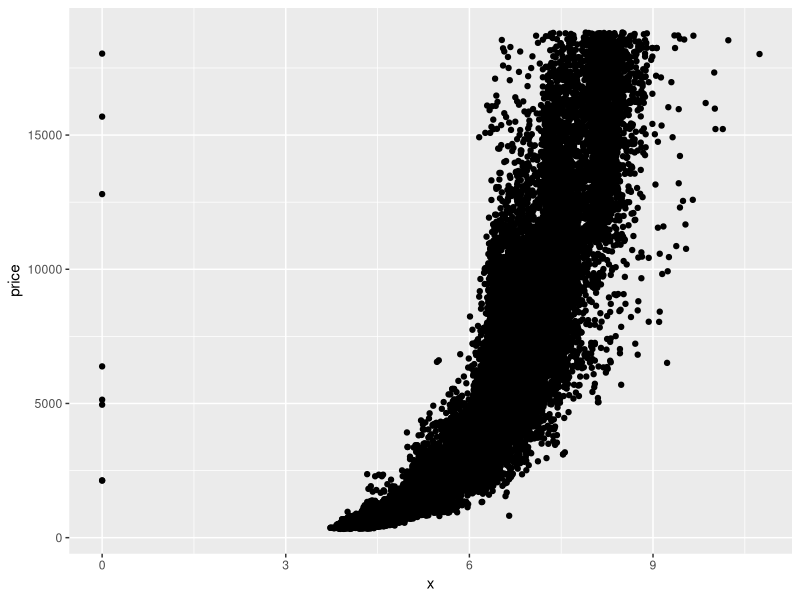
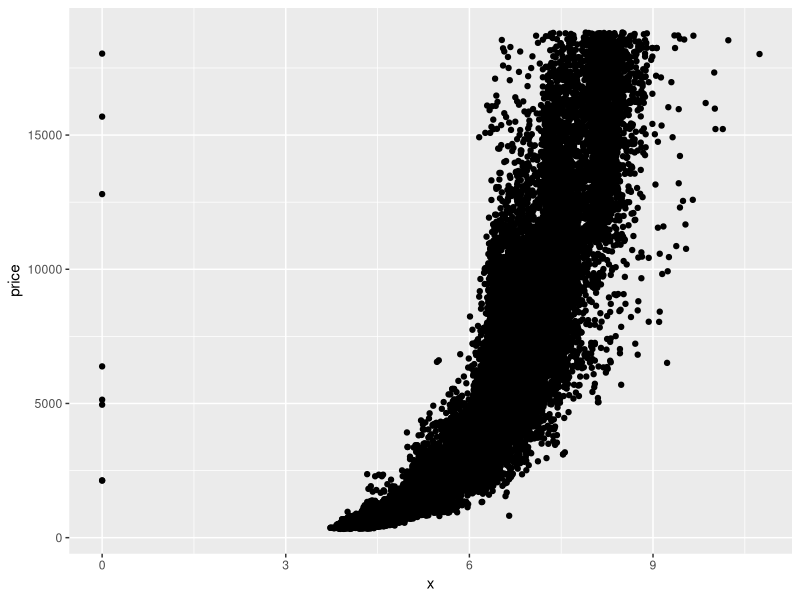
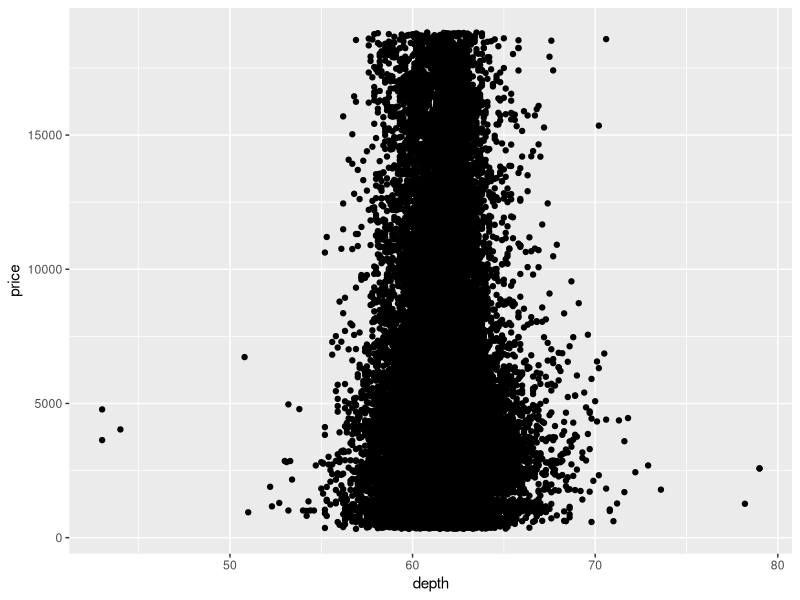
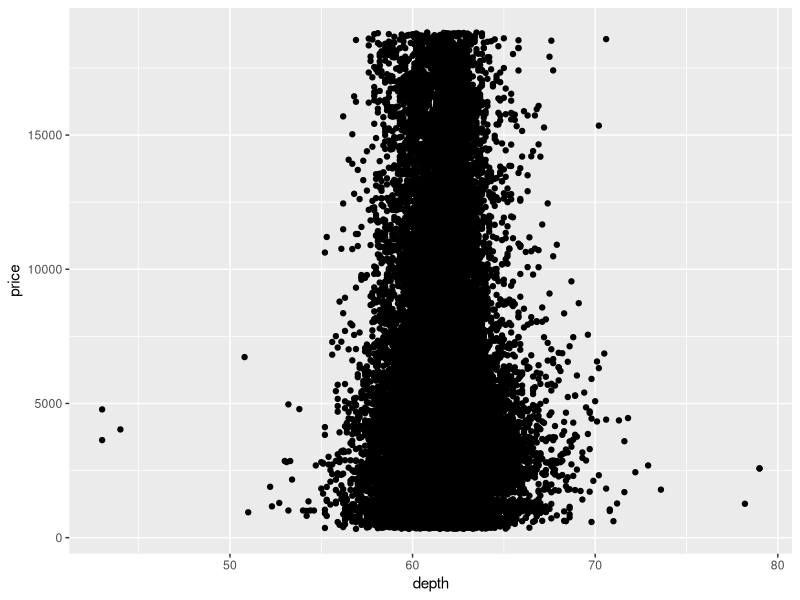
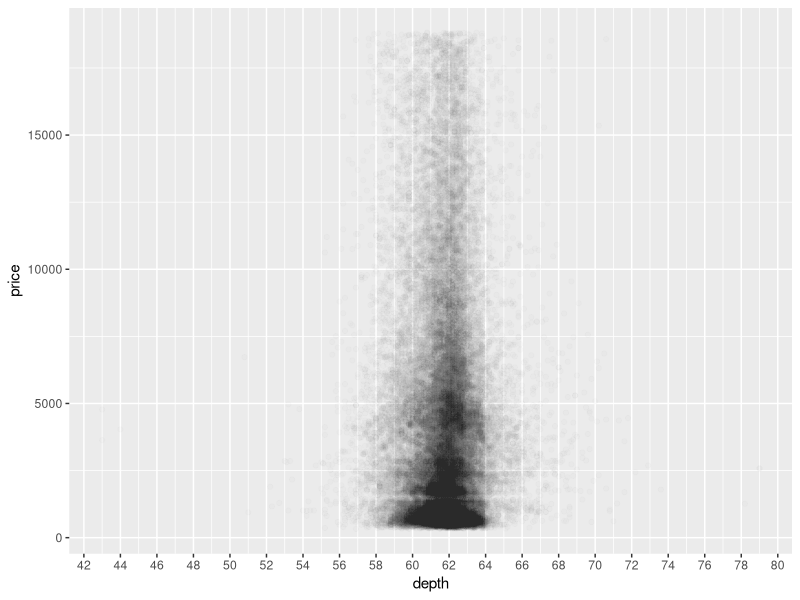
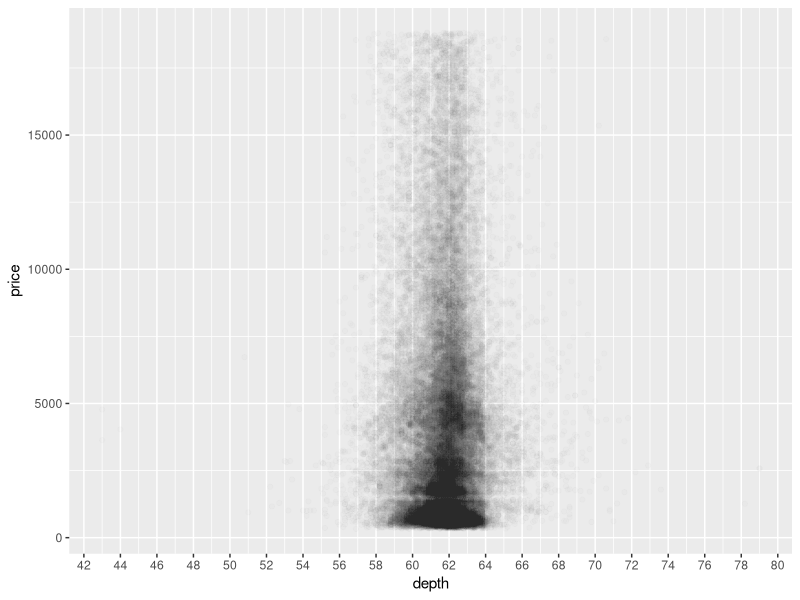
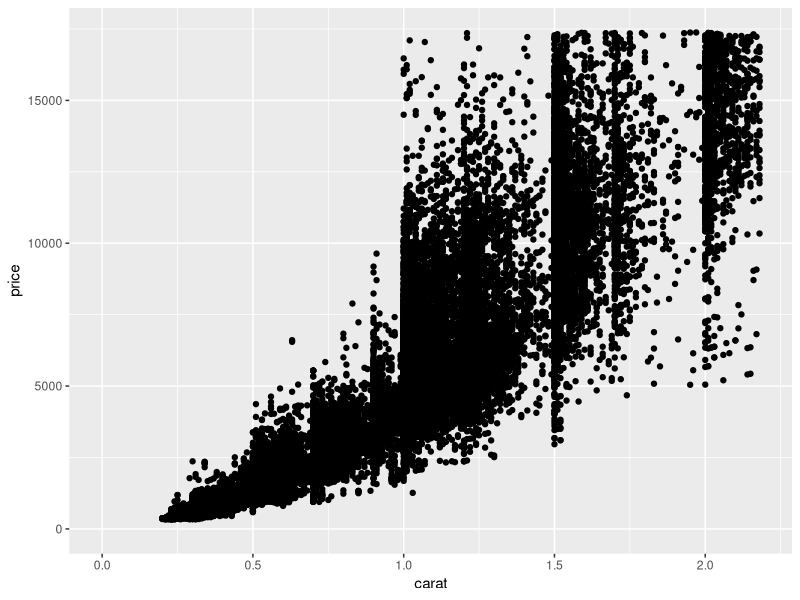
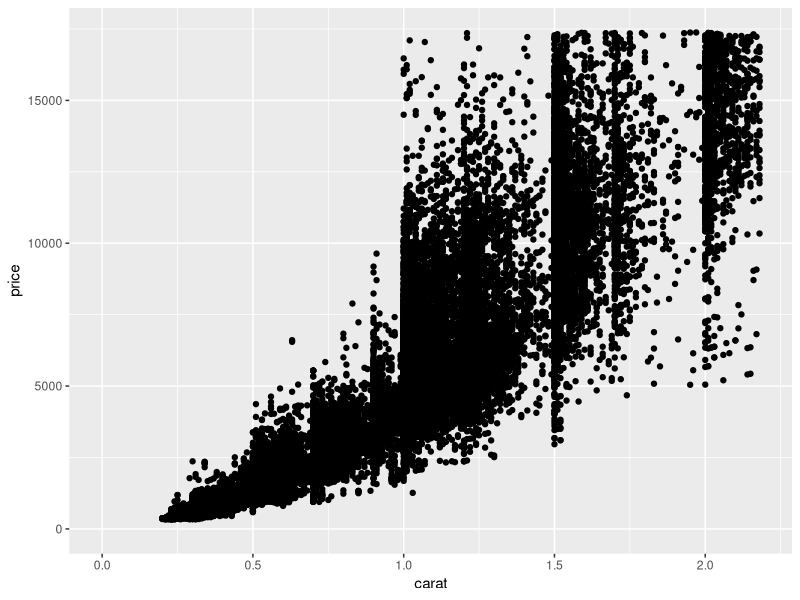

Source code (R) for these figures, in order: (Note: this script raises an error after producing the figures.)
#Lesson 4 Exercises
setwd("C:\\Users\\jeniferjones\\SkyDrive\\SlideRule_DS_Workshop\\EDA\\Two_Var")
library(datasets)
library(ggplot2)
library(dplyr)
#Your first task is to create a
# scatterplot of price vs x.
# using the ggplot syntax.
ggplot(aes(x=x, y=price), data=diamonds)+ geom_point()
ggsave(filename="Question1.png")
dev.off()
#What are your observations?
#There is a positive trend as we price increases that look exponential 
#in nature, additionally there are a lot of concentrated areas with many 
#points as well as a few outliers. 

#What is the correlation between price and x?
cor.test(diamonds$x, diamonds$price, method = "pearson")
#What is the correlation between price and y?
cor.test(diamonds$y, diamonds$price, method = "pearson")
#What is the correlation between price and z?
cor.test(diamonds$z, diamonds$price, method = "pearson")

# Create a simple scatter plot of price vs depth.
ggplot(aes(x=depth, y=price), data=diamonds)+ geom_point()
ggsave(filename="Question4.png")
dev.off()
# Change the code to make the transparency of the
# points to be 1/100 of what they are now and mark
# the x-axis every 2 units. 
ggplot(aes(x=depth, y=price), data=diamonds) + 
  geom_point(alpha = 1/100) + 
  scale_x_continuous(breaks = seq(40,80, by=2))
                                                      
ggsave(filename="Question5.png")
dev.off()
#What is the correlation between depth vs price?
cor.test(diamonds$depth, diamonds$price, method = "pearson")
#Since the value is -0.01 there is no meaningful correlation relationship between the variables. 

# Create a scatterplot of price vs carat
# and omit the top 1% of price and carat
# values.
ggplot(aes(x=carat, y=price), data=diamonds) + 
  geom_point() + 
  xlim(0, quantile(diamonds$carat, 0.99)) + 
  ylim(0, quantile(diamonds$price, 0.99))
ggsave(filename="Question8.png")
dev.off()

# Create a scatterplot of price vs. volume (x * y * z).
# This is a very rough approximation for a diamond's volume.

# Create a new variable for volume in the diamonds data frame.
diamonds$volume<-diamonds$x * diamonds$y * diamonds$z

#Create scatterplot
ggplot(aes(x=volume, y=price), data=diamonds)+ geom_point()
ggsave(filename="Question9.png")
dev.off()

#Observations for scatterplot
#There are a few outliers which significantly skew the scale of the graph, 
#most of the points are concentrated towards the left of the x-axis toward the lower volume.
#However, it does look like there is a relationship between increasing volume and increasing price. 
#Additionally, there are some points on the 0 volume line which may indicate an issue within the dataset.

#What is the correlation of price and volume?
#Exclude diamonds that have a volumn of 0 or that are greater than or equal to 800
diamonds_correlation<-subset(diamonds, volume!=0 & volume <800)
cor.test(diamonds_correlation$volume, diamonds_correlation$price, method = "pearson")

#Correlation coefficient of 0.92 indicating a strong positive correlation.

# Subset the data to exclude diamonds with a volume
# greater than or equal to 800. Also, exclude diamonds
# with a volume of 0. Adjust the transparency of the
# points and add a linear model to the plot. (See the
# Instructor Notes or look up the documentation of
# geom_smooth() for more details about smoothers.)

ggplot(aes(x=volume, y=price), data=diamonds_correlation) + 
  geom_point(alpha = 1/20) + 
  coord_cartesian(xlim=c(0,800), ylim=c(0,20000)) + 
  geom_smooth(method = "lm", color="green")
ggsave(filename="Question12.png")
dev.off()


#Do you think this would be a useful model to estimate
# the price of diamonds? Why or why not?
#Based on the correlation coefficient and the fit of the line I think this would be a 
#good fit for estimating the price of diamonds.  However, I would expect other factors
#such as the cut and clarity to also affect the price.  


# Use the function dplyr package
# to create a new data frame containing
# info on diamonds by clarity.

diamondsByClarity<-diamonds%>%
  group_by(clarity) %>%
  summarize(mean_price=mean(price), 
            median_price = quantile(price, 0.5), 
            min_price = min(price), 
            max_price = max(price),             
            n=n())%>%
  arrange(clarity)

#Had to use quantile instead of median due to an integer related error

#Code from udacity

diamonds_by_clarity <- group_by(diamonds, clarity)
diamonds_mp_by_clarity <- summarise(diamonds_by_clarity, mean_price = mean(price))

diamonds_by_color <- group_by(diamonds, color)
diamonds_mp_by_color <- summarise(diamonds_by_color, mean_price = mean(price))


# Your task is to write additional code to create two bar plots
# on one output image using the grid.arrange() function from the package
# gridExtra.
library(gridExtra)
Plot_1<-qplot(x=clarity, y=mean_price, data = diamonds_mp_by_clarity, geom="bar", stat="identity")
Plot_2<-qplot(x=color, y=mean_price, data = diamonds_mp_by_color, geom="bar", stat="identity")
grid.arrange(Plot_1, Plot_2, ncol=1)
ggsave(filename="Question14.png")
dev.off()
#What do you notice in each of the bar charts for mean price by clarity and mean price by color
#In the clarity graph the price decreases as we increase the clarity as well as decreasing with better color values.  

#Recommend to look by cut - see below
diamonds_by_cut <- group_by(diamonds, cut)
diamonds_mp_by_cut <- summarise(diamonds_by_cut, mean_price = mean(price))
Plot_3<-qplot(x=cut, y=mean_price, data = diamonds_mp_by_cut, geom="bar", stat="identity")
grid.arrange(Plot_1, Plot_2, Plot_3, ncol=1)
ggsave(filename="Question14a.png")
dev.off()




